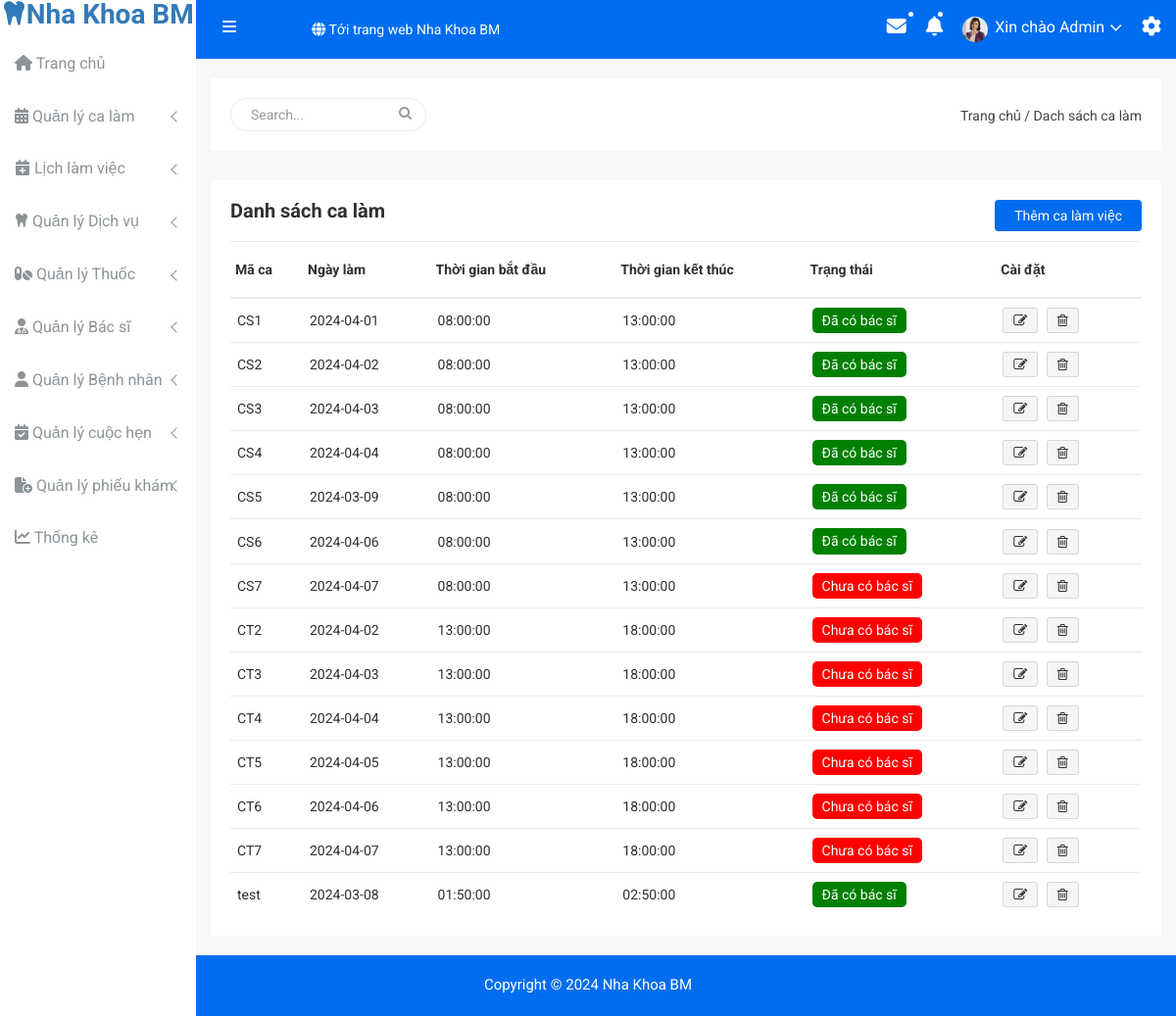
/admin1/ds_calam.php, run on the app's committed database.
### tables this page shows
CREATE TABLE `calamviec` (
  `MACLV` varchar(15) NOT NULL,
  `THOIGIANBATDAU` datetime NOT NULL,
  `THOIGIANKETTHUC` datetime NOT NULL,
  `XACNHAN` int(11) NOT NULL
);

### admin1/ds_calam.php (the view, shortened to what this page needs)
<?php
    include("./configs/connect.php");
    include("./includes/header.php");
?>
<!doctype html>
<html class="no-js" lang="en">
<head>
    <link rel="stylesheet" href="https://cdnjs.cloudflare.com/ajax/libs/font-awesome/6.3.0/css/all.min.css">
    <link rel="stylesheet" href="css/bootstrap.min.css">
    <link rel="stylesheet" href="css/font-awesome.min.css">
    <link rel="stylesheet" href="css/owl.carousel.css">
    <link rel="stylesheet" href="css/owl.theme.css">
    <link rel="stylesheet" href="css/owl.transitions.css">
    <link rel="stylesheet" href="css/animate.css">
    <link rel="stylesheet" href="css/normalize.css">
    <link rel="stylesheet" href="css/meanmenu.min.css">
    <link rel="stylesheet" href="css/main.css">
    <link rel="stylesheet" href="css/educate-custon-icon.css">
    <link rel="stylesheet" href="css/morrisjs/morris.css">
    <link rel="stylesheet" href="css/scrollbar/jquery.mCustomScrollbar.min.css">
    <link rel="stylesheet" href="css/metisMenu/metisMenu.min.css">
    <link rel="stylesheet" href="css/metisMenu/metisMenu-vertical.css">
    <link rel="stylesheet" href="css/calendar/fullcalendar.min.css">
    <link rel="stylesheet" href="css/calendar/fullcalendar.print.min.css">
    <link rel="stylesheet" href="css/style1.css">
    <link rel="stylesheet" href="css/responsive.css">
</head>
<body>
    <?php include("./includes/sidebar.php"); ?>
    <div class="all-content-wrapper">
        <div class="container-fluid">
            <div class="row">
                <div class="col-lg-12 col-md-12 col-sm-12 col-xs-12">
                    <div class="logo-pro">
                        <a href="index.html"><img class="main-logo" src="img/logo/logo.png" alt="" /></a>
                    </div>
                </div>
            </div>
        </div>
        <div class="breadcome-area">
            <div class="container-fluid">
                <div class="row">
                    <div class="col-lg-12 col-md-12 col-sm-12 col-xs-12">
                        <div class="breadcome-list">
                            <div class="row">
                                <div class="col-lg-6 col-md-6 col-sm-6 col-xs-12">
                                    <div class="breadcome-heading">
                                        <form role="search" class="sr-input-func">
                                            <input type="text" placeholder="Search..." class="search-int form-control">
                                            <a href="#"><i class="fa fa-search"></i></a>
                                        </form>
                                    </div>
                                </div>
                                <div class="col-lg-6 col-md-6 col-sm-6 col-xs-12">
                                    <ul class="breadcome-menu">
                                        <li><a href="#">Trang chủ</a> <span class="bread-slash">/</span>
                                        </li>
                                        <li><span class="bread-blod">Dach sách ca làm</span>
                                        </li>
                                    </ul>
                                </div>
                            </div>
                        </div>
                    </div>
                </div>
            </div>
        </div>
             <div class="product-status mg-b-15">
                <div class="container-fluid">
                    <div class="row">
                        <div class="col-lg-12 col-md-12 col-sm-12 col-xs-12">
                            <div class="product-status-wrap">
                                <h4>Danh sách ca làm</h4>
                                <div class="add-product">
                                    <a href="them_calam.php">Thêm ca làm việc</a>
                                </div>
                                <div class="asset-inner">
                                    <table>
                                        <tr>
                                            <th>Mã ca</th>
                                            <th>Ngày làm</th>
                                            <th>Thời gian bắt đầu</th>
                                            <th>Thời gian kết thúc</th>
                                            <th>Trạng thái</th>
                                            <th>Cài đặt</th>
                                        </tr>
                                        <?php
                                       $sql = "SELECT MACLV,
                                            DATE(THOIGIANBATDAU) AS NgayBatDau,
                                            TIME(THOIGIANBATDAU) AS GioBatDau,
                                            TIME(THOIGIANKETTHUC) AS GioKetThuc,
                                            XACNHAN
                                        FROM calamviec";
                                        $result = $conn->query($sql);
                                        if ($result->num_rows > 0) {
                                            while ($row = $result->fetch_assoc()) {
                                                echo "<tr>";
                                                echo "<td>" . $row["MACLV"] . "</td>";
                                                echo "<td>" . $row["NgayBatDau"] . "</td>";
                                                echo "<td>" . $row["GioBatDau"] . "</td>";
                                                echo "<td>" . $row["GioKetThuc"] . "</td>";
                                                echo "<td>";
                                                if ($row["XACNHAN"] == 0) {
                                                    echo '<button onclick="showCalamInfo(\'' . $row['MACLV'] . '\')" style="background-color: red;
                                                                                                                       color: white;
                                                                                                                       border: none;
                                                                                                                       padding: 5px 10px;
                                                                                                                       border-radius: 5px;
                                                                                                                       cursor: pointer;">Chưa có bác sĩ</button>';
                                                } elseif ($row["XACNHAN"] == 1) {
                                                    echo '<button onclick="showCalamInfo(\'' . $row['MACLV'] . '\')" style="background-color: green;
                                                                                                                       color: white;
                                                                                                                       border: none;
                                                                                                                       padding: 5px 10px;
                                                                                                                       border-radius: 5px;
                                                                                                                       cursor: pointer;">Đã có bác sĩ</button>';
                                                }
                                                echo "</td>";
                                                echo "<td>
                                                      <button class='pd-setting-ed' onclick=\"editCLV('" . $row['MACLV'] . "', '" . $row['NgayBatDau'] . "', '" . $row['GioBatDau'] . "', '" . $row['GioKetThuc'] . "')\">
                                                          <i class='fa fa-pencil-square-o' aria-hidden='true'></i>
                                                      </button>
                                                      <button class='pd-setting-ed' onclick=\"deleteCLV('" . $row['MACLV'] . "')\">
                                                          <i class='fa fa-trash-o' aria-hidden='true'></i>
                                                      </button>
                                                      </td>";
                                                echo "</tr>";
                                            }
                                        } else {
                                            echo "<tr><td colspan='5'>Không có dữ liệu</td></tr>";
                                        }
                                        ?>
                                    </table>
                                </div>
                            </div>
                        </div>
                    </div>
                </div>
            </div>
    </div>
    <?php include("./includes/footer.php"); ?>
</body>
</html>

### admin1/css/main.css (style rules this page uses)
html { color: #222; font-size: 1em; line-height: 1.4; }

### data on the page
calamviec: MACLV "CS1", NgayBatDau "2024-04-01", GioBatDau "08:00:00", GioKetThuc "13:00:00"
calamviec: MACLV "CS2", NgayBatDau "2024-04-02", GioBatDau "08:00:00", GioKetThuc "13:00:00"
calamviec: MACLV "CS3", NgayBatDau "2024-04-03", GioBatDau "08:00:00", GioKetThuc "13:00:00"
calamviec: MACLV "CS4", NgayBatDau "2024-04-04", GioBatDau "08:00:00", GioKetThuc "13:00:00"
calamviec: MACLV "CS5", NgayBatDau "2024-03-09", GioBatDau "08:00:00", GioKetThuc "13:00:00"
calamviec: MACLV "CS6", NgayBatDau "2024-04-06", GioBatDau "08:00:00", GioKetThuc "13:00:00"
calamviec: MACLV "CS7", NgayBatDau "2024-04-07", GioBatDau "08:00:00", GioKetThuc "13:00:00"
calamviec: MACLV "CT2", NgayBatDau "2024-04-02", GioBatDau "13:00:00", GioKetThuc "18:00:00"
calamviec: MACLV "CT3", NgayBatDau "2024-04-03", GioBatDau "13:00:00", GioKetThuc "18:00:00"
calamviec: MACLV "CT4", NgayBatDau "2024-04-04", GioBatDau "13:00:00", GioKetThuc "18:00:00"
calamviec: MACLV "CT5", NgayBatDau "2024-04-05", GioBatDau "13:00:00", GioKetThuc "18:00:00"
calamviec: MACLV "CT6", NgayBatDau "2024-04-06", GioBatDau "13:00:00", GioKetThuc "18:00:00"
calamviec: MACLV "CT7", NgayBatDau "2024-04-07", GioBatDau "13:00:00", GioKetThuc "18:00:00"
calamviec: MACLV "test", NgayBatDau "2024-03-08", GioBatDau "01:50:00", GioKetThuc "02:50:00"
